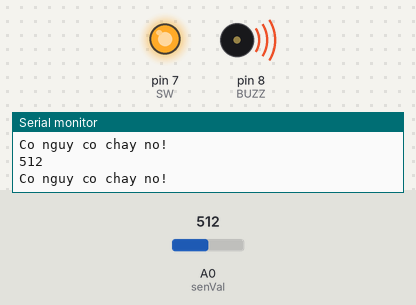
This sketch was run on a simulated Arduino Uno, built with avr-gcc and run on an emulated ATmega328P. On the bench: output pins drawn as LEDs (lit = HIGH), buzzer (waves = sounding), the last lines printed to the serial monitor. The inputs (shaded band) are chosen by the test bench; at power-on: A0 (senVal) = 512.

Above: at 2.8 s.
2.9 s: A0 (senVal) set to 312
5.6 s: A0 (senVal) set to 284
At 6.4 s:
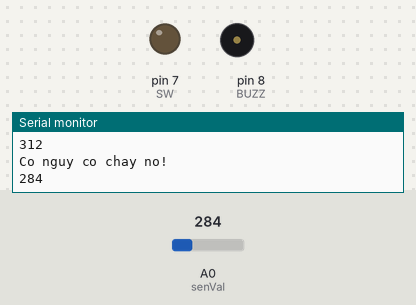
8.3 s: A0 (senVal) set to 306
At 10.6 s:
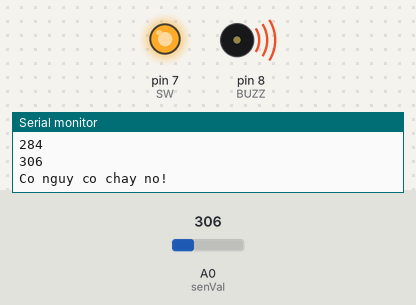
11.5 s: A0 (senVal) set to 290
At 13.4 s:
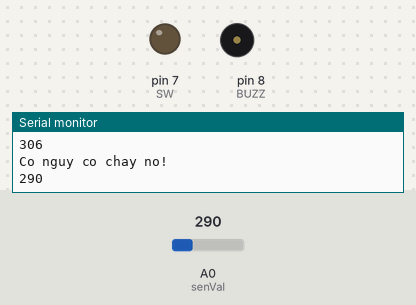
Timing chart, 0 to 14.9 s (numbered marks = the images above; inputs shaded):
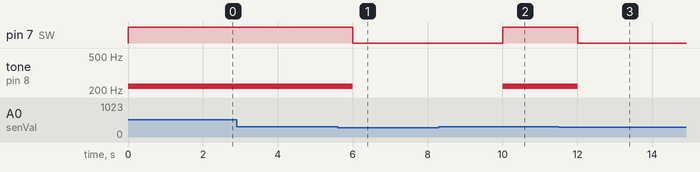

Measured:
- the behaviour switches between 300 and 299 on A0 (senVal) (found by bisection; images 0 and 1)
- after the input at 5.6 s, pin 7 (SW): HIGH → LOW after 0.40 s; tone on pin 8 (BUZZ): 220 Hz → silent after 0.40 s
- after the input at 8.3 s, pin 7 (SW): LOW → HIGH after 1.7 s; tone on pin 8 (BUZZ): silent → 220 Hz after 1.7 s
- after the input at 11.5 s, pin 7 (SW): HIGH → LOW after 0.50 s; tone on pin 8 (BUZZ): 220 Hz → silent after 0.50 s

The sketch:

CodeBaoChay.ino
```cpp
int const senVal = A0;
int const SW = 7;
int senValue = 0;
int PUMP_STATUS = 0;
int const BUZZ = 8;

void setup() {
  // put your setup code here, to run once:
  Serial.begin(9600);
  pinMode(senVal , INPUT);
  pinMode(SW ,OUTPUT);
  pinMode(BUZZ , OUTPUT);

}

void loop() {
  // put your main code here, to run repeatedly:

  senValue = analogRead(senVal);
  Serial.println(senValue);
  if(senValue >= 300 && senValue <2000){
    Serial.println("Co nguy co chay no!");
    digitalWrite(SW, HIGH);
    PUMP_STATUS = 1;
    tone(BUZZ , 220);
    //delay(2000);
    }
  else if(senValue >=0 && senValue < 300){
   digitalWrite(SW, LOW);
   PUMP_STATUS = 0;
   noTone(BUZZ);
  }else{
    Serial.println("Gia tri loi!");
    digitalWrite(SW , LOW);
    noTone(BUZZ);
    delay(1000);
    }
  delay(2000);
}
```
